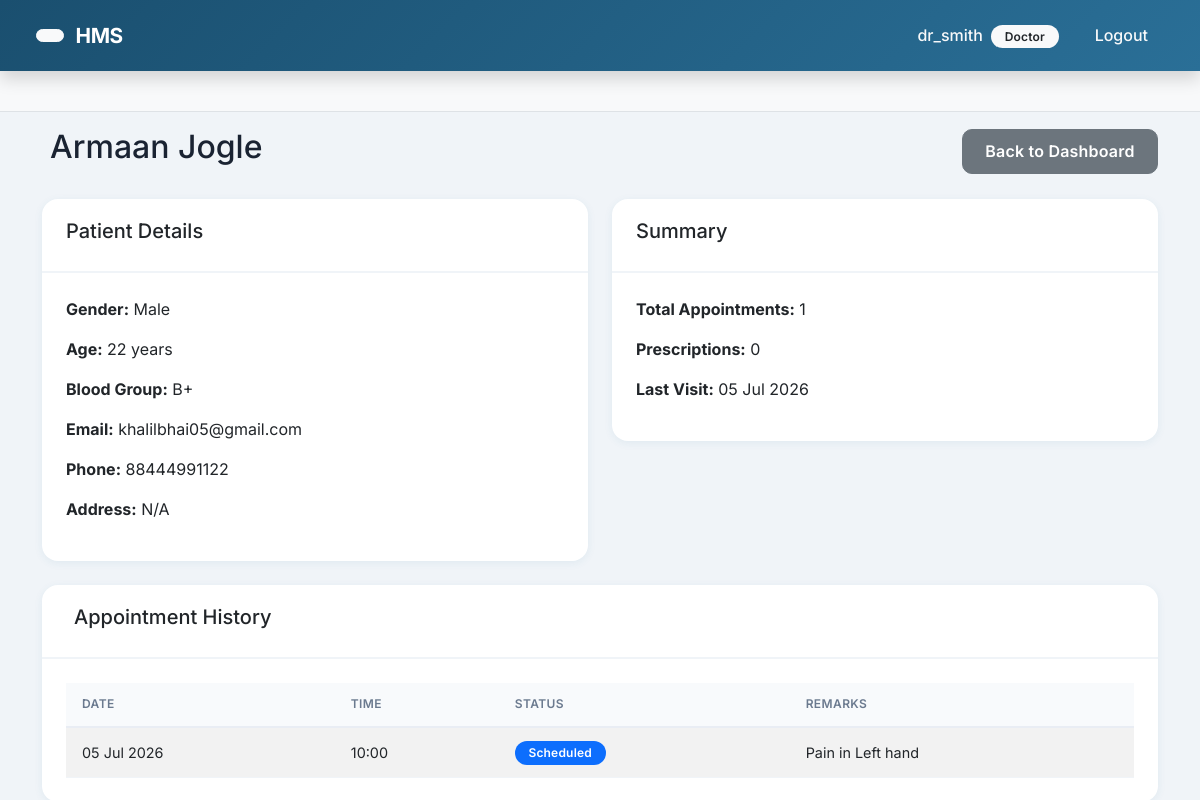
The page /doctors/patient-history/2/ (signed in) on the database as committed earlier.
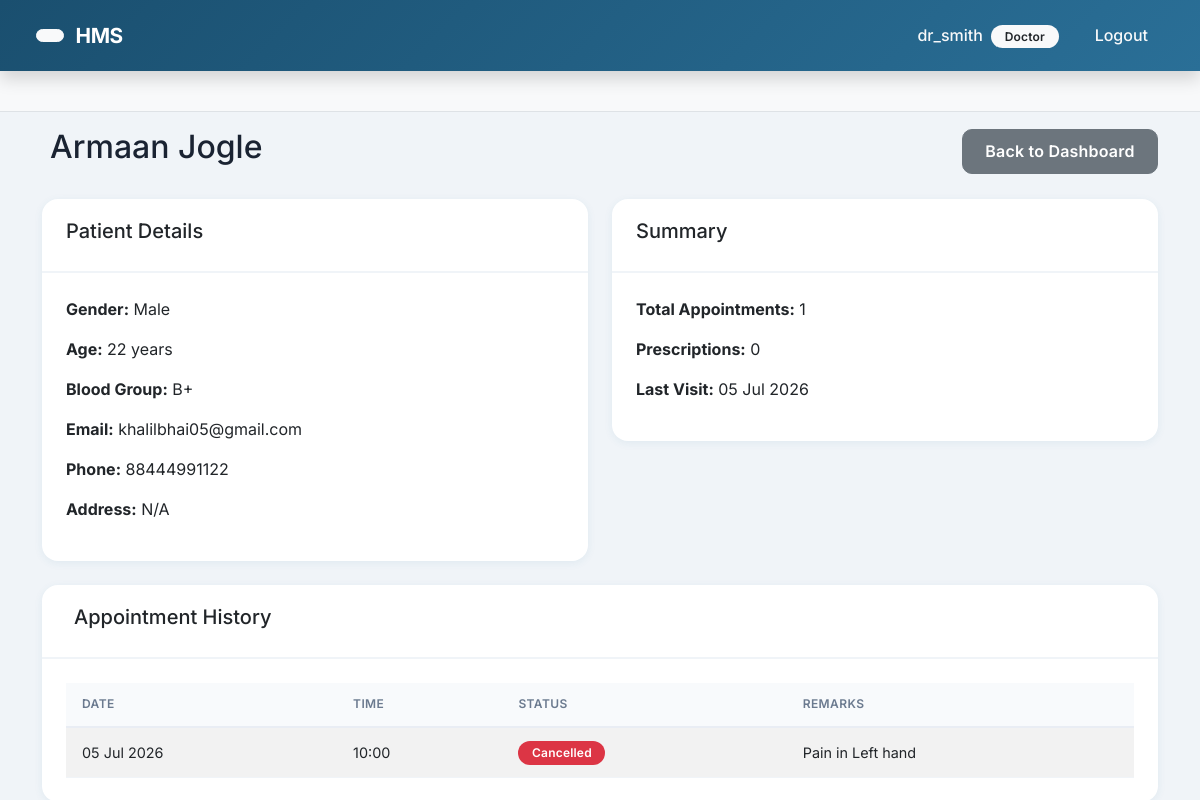
The same page on the database as committed later.
### appointments/models.py (models this page shows, shortened)
class Appointment(models.Model):
    STATUS_CHOICES = (
        ('Scheduled', 'Scheduled'),
        ('Completed', 'Completed'),
        ('Cancelled', 'Cancelled'),
    )
    appointment_id = models.AutoField(primary_key=True)
    patient = models.ForeignKey(Patient, on_delete=models.CASCADE, related_name='appointments')
    doctor = models.ForeignKey(Doctor, on_delete=models.CASCADE, related_name='appointments')
    appointment_date = models.DateField()
    appointment_time = models.TimeField()
    status = models.CharField(max_length=20, choices=STATUS_CHOICES, default='Scheduled')
    remarks = models.TextField(blank=True, null=True)
    class Meta:
        ordering = ['appointment_date', 'appointment_time']

### doctors/views.py (the view)
# urls.py: path('patient-history/<int:patient_id>/', views.patient_history, name='patient_history'),
@login_required
def patient_history(request, patient_id):
    try:
        doctor = Doctor.objects.get(user=request.user)
    except Doctor.DoesNotExist:
        messages.error(request, 'You are not authorized to view this page.')
        return redirect('accounts:patient_dashboard')
    patient = get_object_or_404(Patient, pk=patient_id)
    appointments = Appointment.objects.filter(
        patient=patient,
        doctor=doctor
    ).select_related('patient', 'doctor').order_by('-appointment_date', '-appointment_time')
    prescriptions = Prescription.objects.filter(
        appointment__patient=patient,
        appointment__doctor=doctor
    ).select_related('appointment').order_by('-created_at')
    context = {
        'patient': patient,
        'appointments': appointments,
        'prescriptions': prescriptions,
    }
    return render(request, 'doctors/patient_history.html', context)

### templates/doctors/patient_history.html (shortened to what this page needs)
{% extends 'base.html' %}
{% block content %}
<div class="d-flex justify-content-between align-items-center mb-4">
    <h2>{{ patient.first_name }} {{ patient.last_name }}</h2>
    <a href="{% url 'accounts:doctor_dashboard' %}" class="btn btn-secondary">Back to Dashboard</a>
</div>
<div class="row mb-4">
    <div class="col-md-6">
        <div class="card">
            <div class="card-header">
                <h5>Patient Details</h5>
            </div>
            <div class="card-body">
                <p><strong>Gender:</strong> {{ patient.get_gender_display }}</p>
                <p><strong>Age:</strong> {{ patient.age }} years</p>
                <p><strong>Blood Group:</strong> {{ patient.blood_group|default:"N/A" }}</p>
                <p><strong>Email:</strong> {{ patient.email }}</p>
                <p><strong>Phone:</strong> {{ patient.phone }}</p>
                <p><strong>Address:</strong> {{ patient.address|default:"N/A" }}</p>
            </div>
        </div>
    </div>
    <div class="col-md-6">
        <div class="card">
            <div class="card-header">
                <h5>Summary</h5>
            </div>
            <div class="card-body">
                <p><strong>Total Appointments:</strong> {{ appointments|length }}</p>
                <p><strong>Prescriptions:</strong> {{ prescriptions|length }}</p>
                <p><strong>Last Visit:</strong>
                    {% if appointments %}
                        {{ appointments.first.appointment_date|date:"d M Y" }}
                    {% else %}
                        No visits yet
                    {% endif %}
                </p>
            </div>
        </div>
    </div>
</div>
<div class="row">
    <div class="col-12">
        <div class="card">
            <div class="card-header">
                <h5>Appointment History</h5>
            </div>
            <div class="card-body">
                {% if appointments %}
                    <div class="table-responsive">
                        <table class="table table-striped table-hover">
                            <thead>
                                <tr>
                                    <th>Date</th>
                                    <th>Time</th>
                                    <th>Status</th>
                                    <th>Remarks</th>
                                </tr>
                            </thead>
                            <tbody>
                                {% for appt in appointments %}
                                <tr>
                                    <td>{{ appt.appointment_date|date:"d M Y" }}</td>
                                    <td>{{ appt.appointment_time|time:"H:i" }}</td>
                                    <td>
                                        <span class="badge {% if appt.status == 'Scheduled' %}bg-primary{% elif appt.status == 'Completed' %}bg-success{% else %}bg-danger{% endif %}">
                                            {{ appt.status }}
                                        </span>
                                    </td>
                                    <td>{{ appt.remarks|default:"—" }}</td>
                                </tr>
                                {% endfor %}
                            </tbody>
                        </table>
                    </div>
                {% else %}
                    <p class="text-muted">No appointments found.</p>
                {% endif %}
            </div>
        </div>
    </div>
</div>
{% endblock %}

Rows that differ between the two databases and show on the page:
changed Appointment "Pain in Left hand": status "Scheduled" → "Cancelled"
